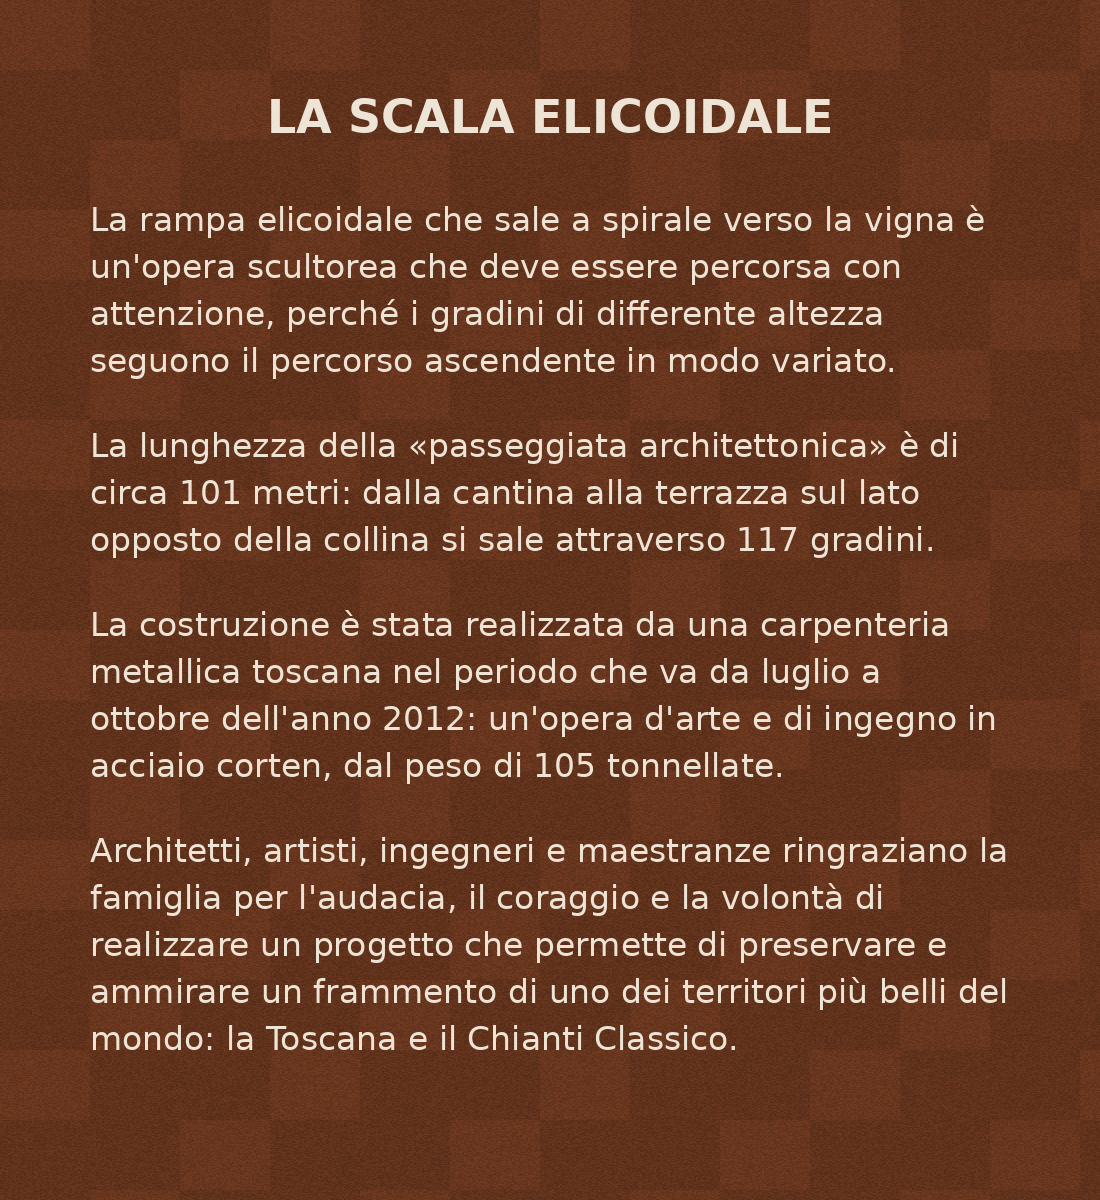

Write Python code to recreate this figure.
#!/usr/bin/env python3
"""Draws plaque.png: a winery's corten-steel plaque, light letters on rust, paragraphs of prose.

From a TestFlight report (a plaque read as dishes, with "prices" and repeated lines); the wording
is a paraphrase, not the real plaque. Usage: plaque.py OUT.png [FONT.ttf] (needs pillow)
"""
import random
import sys

from PIL import Image, ImageDraw, ImageFont

WIDTH, HEIGHT, MARGIN = 1100, 1200, 90
TITLE = "LA SCALA ELICOIDALE"
PARAGRAPHS = [
    "La rampa elicoidale che sale a spirale verso la vigna è un'opera scultorea che deve essere "
    "percorsa con attenzione, perché i gradini di differente altezza seguono il percorso ascendente "
    "in modo variato.",
    "La lunghezza della «passeggiata architettonica» è di circa 101 metri: dalla cantina alla terrazza "
    "sul lato opposto della collina si sale attraverso 117 gradini.",
    "La costruzione è stata realizzata da una carpenteria metallica toscana nel periodo che va da "
    "luglio a ottobre dell'anno 2012: un'opera d'arte e di ingegno in acciaio corten, dal peso di "
    "105 tonnellate.",
    "Architetti, artisti, ingegneri e maestranze ringraziano la famiglia per l'audacia, il coraggio e "
    "la volontà di realizzare un progetto che permette di preservare e ammirare un frammento di uno "
    "dei territori più belli del mondo: la Toscana e il Chianti Classico.",
]


def wrap(draw, text, font, width):
    lines, line = [], ""
    for word in text.split():
        candidate = f"{line} {word}".strip()
        if draw.textlength(candidate, font=font) <= width:
            line = candidate
        else:
            lines.append(line)
            line = word
    return lines + [line]


def main():
    out = sys.argv[1]
    regular = sys.argv[2] if len(sys.argv) > 2 else "/usr/share/fonts/truetype/dejavu/DejaVuSans.ttf"
    bold = regular.replace("DejaVuSans.ttf", "DejaVuSans-Bold.ttf")
    random.seed(7)
    image = Image.new("RGB", (WIDTH, HEIGHT), (96, 50, 28))
    pixels = image.load()
    for y in range(HEIGHT):  # weathered steel: blotches of darker and redder rust
        for x in range(0, WIDTH, 2):
            shade = random.randint(-10, 10) + (8 if (x // 90 + y // 70) % 3 == 0 else 0)
            color = (96 + shade, 50 + shade // 2, 28 + shade // 3)
            pixels[x, y] = color
            if x + 1 < WIDTH:
                pixels[x + 1, y] = color
    draw = ImageDraw.Draw(image)
    ink = (238, 228, 214)
    title_font = ImageFont.truetype(bold, 46)
    body_font = ImageFont.truetype(regular, 33)
    y = MARGIN
    draw.text(((WIDTH - draw.textlength(TITLE, font=title_font)) / 2, y), TITLE, font=title_font, fill=ink)
    y += 110
    for paragraph in PARAGRAPHS:
        for line in wrap(draw, paragraph, body_font, WIDTH - 2 * MARGIN):
            draw.text((MARGIN, y), line, font=body_font, fill=ink)
            y += 47
        y += 38
    image.save(out)
    print(f"wrote {out} ({WIDTH}x{HEIGHT}), text ends at y={y}")


if __name__ == "__main__":
    main()
